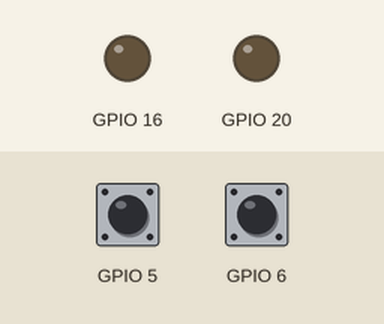
Simulated run of this program. Board: Raspberry Pi (BCM pin numbers). Shown: output pins drawn as LEDs (lit = HIGH). Inputs (shaded band) come from the test bench; at power-on: GPIO 5 HIGH, GPIO 6 HIGH.

Above: at 1.2 s.
1.3 s: GPIO 5 pulled LOW for 0.15 s
At 1.4 s:
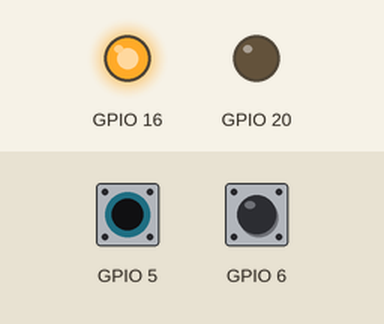
3.0 s: GPIO 6 pulled LOW for 0.15 s
At 3.1 s:
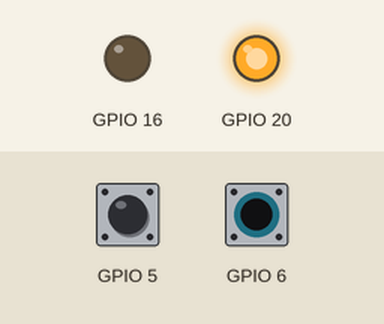
4.7 s: GPIO 6 pulled LOW for 3.2 s
At 8.9 s:
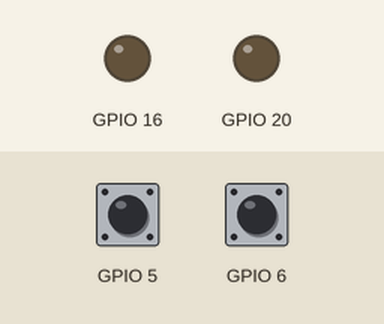
9.4 s: GPIO 5 pulled LOW for 3.2 s
At 10.1 s:
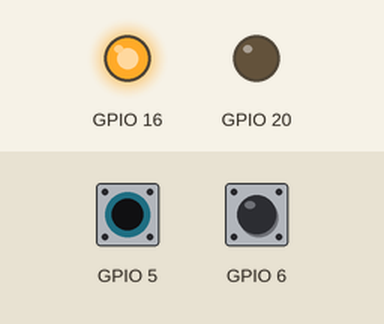
14.1 s: GPIO 5 driven LOW and GPIO 6 driven LOW
At 14.9 s:
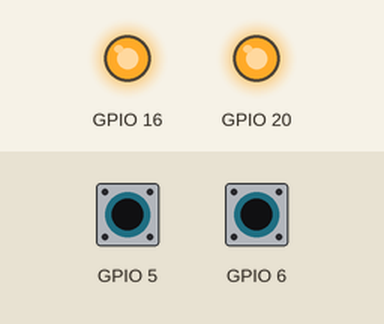
Timing chart, 0 to 16.6 s (numbered marks = the images above; inputs shaded):
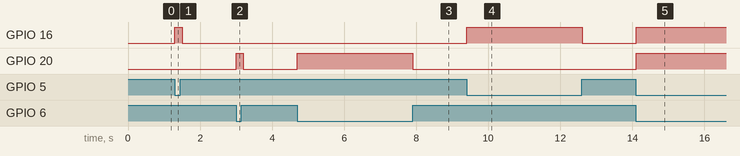

Measured:
- after the input at 1.3 s, GPIO 16: LOW → HIGH at once, → LOW 0.20 s later
- after the input at 3.0 s, GPIO 20: LOW → HIGH at once, → LOW 0.20 s later
- after the input at 4.7 s, GPIO 20: LOW → HIGH at once, → LOW 3.2 s later
- after the input at 9.4 s, GPIO 16: LOW → HIGH at once, → LOW 3.2 s later
- after the input at 14.1 s, GPIO 16, GPIO 20: LOW → HIGH at once

The program:

led_and_sw.py
```python
from gpiozero import LED
from gpiozero import Button
from gpiozero.pins.pigpio import PiGPIOFactory
from time import sleep

# LEDのピン設定
PIN_LED1 = 16
PIN_LED2 = 20

led_pins = {
    "1": PIN_LED1,
    "2": PIN_LED2,
}

# SWのピン設定
PIN_SW1 = 5
PIN_SW2 = 6

sw_pins = {
    "1": PIN_SW1,
    "2": PIN_SW2,
}


def main():
    # pigpio
    factory = PiGPIOFactory()

    # LED設定
    leds = {}
    for key, pin in led_pins.items():
        leds[key] = LED(pin, pin_factory=factory)

    # SWピンを入力に設定(プルアップ設定)
    btns = {}
    for key, pin in sw_pins.items():
        btns[key] = Button(pin, pull_up=True, pin_factory=factory)


    # スイッチを押している間LEDを点灯
    try:
        while True:
            for key, btn in btns.items():
                if btn.is_pressed:
                    # スイッチが押されている
                    leds[key].on()
                else:
                    # スイッチが押されていない
                    leds[key].off()
            sleep(0.10)

    except KeyboardInterrupt:
        print("stop")

    return

if __name__ == "__main__":
    main()
```
